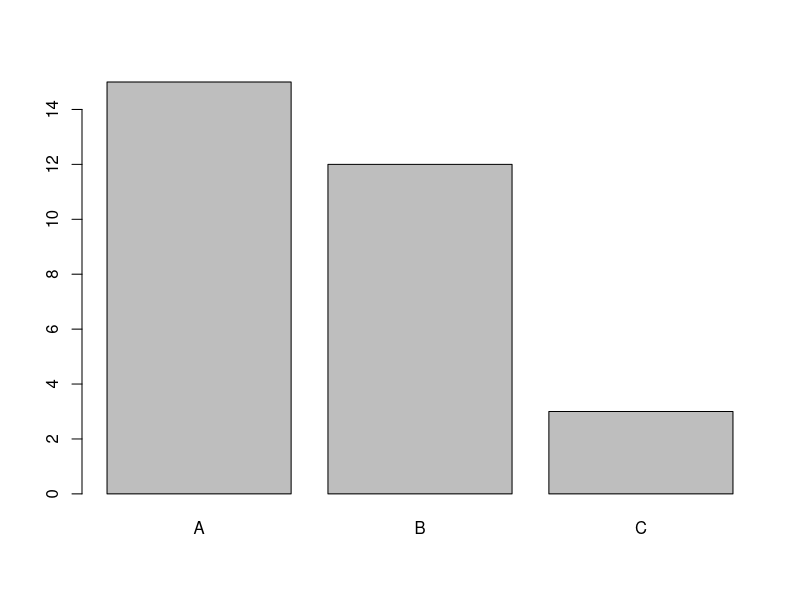
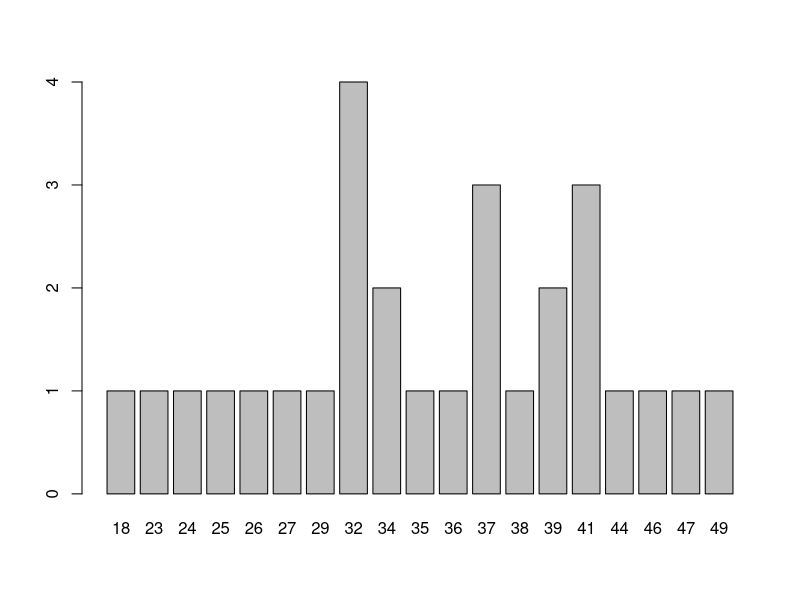
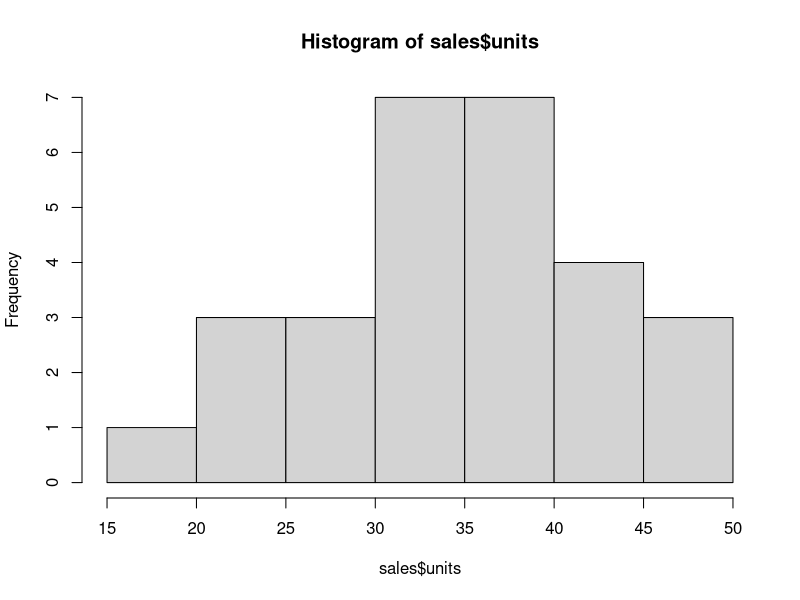
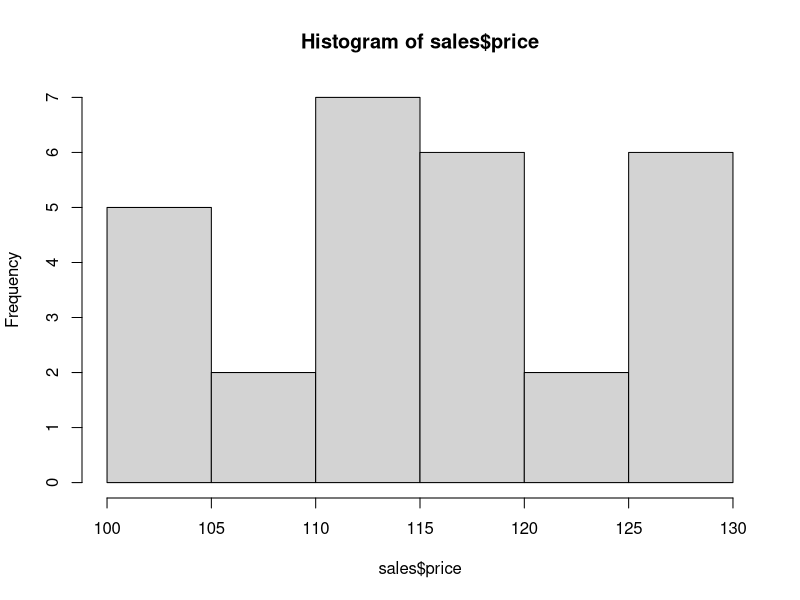
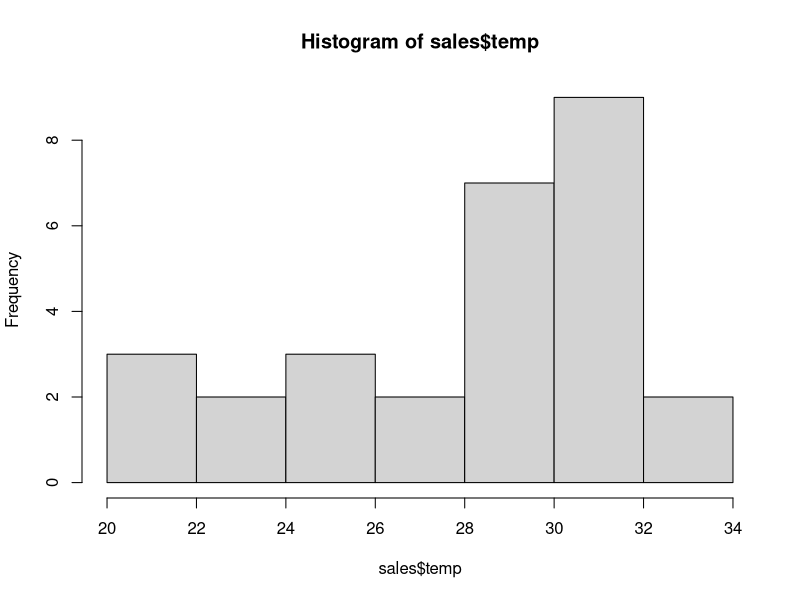

Here is the R script that generated these plots, in order: (Note: this script raises an error after producing the figures.)
### １つの変数の特徴を記述する ###

# ブランド選択データbrand.txtをbrandとして読み込む
brand <- read.table("R_train/brand.txt", header=T)
# 度数分布表
table(brand$buy)
# 購買ブランドのヒストグラム（棒グラフ）
barplot(table(brand$buy))

# 売上データsales.txtをsalesとして読み込む
sales <- read.table("sales.txt", header=T)
# 売上数量の度数分布表
table(sales$units)
# 売上数量のヒストグラム
barplot(table(sales$units))
hist(sales$units)
# 売上数量をunitsに代入
units <- sales$units
# 売上数量の合計値
sum(units)
# 売上数量の観測数
length(units)
# 売上数量の平均値
sum(units) / length(units)
mean(units)

## 演習 ##
# (1)
sum(sales$price)
mean(sales$price)
# (2)
sum(sales$temp)
mean(sales$temp)
# (3)
length(sales$feat)
# (4)
mean(sales$feat)
# (5)
mean(sales$disp)

# 売上数量の中央値
median(units)

## 演習 ##
# (1)
hist(sales$price)
hist(sales$temp)
# (2)
c(mean(sales$price), median(sales$price))
c(mean(sales$temp), median(sales$temp))

# レンジ
max(sales$units)
min(sales$units)
max(sales$units) - min(sales$units)
range(sales$units)

# 平均偏差
sum(sales$units - mean(sales$units))
sum(abs(sales$units - mean(sales$units)))
sum(abs(sales$units - mean(sales$units))) / length(sales$units)
mean(abs(sales$units - mean(sales$units)))

# 分散と標準偏差
m <- mean(sales$units)
m
s2 <- mean((sales$units - m)^2)
s2
s <- sqrt(s2)
s

# 標準化
z <- (sales$units - m) / s
mean(z)
sqrt(mean((z - mean(z))^2))

## 演習 ##
# (1)
max(sales$temp) - min(sales$temp)
range(sales$temp)
# (2)
m <- mean(sales$temp)
s2 <- mean((sales$temp - m)^2)
s2
s <- sqrt(s2)
s
# (3)
z <- (sales$temp - m) / s
mean(z)
mean((z - mean(z))^2)



### ２つの変数間の特徴を記述する ###

# 散布図
sales <- read.table("R_train/sales.txt", header=T)
plot(sales$price, sales$units)
plot(sales$temp, sales$units)
# Assuming 'sales' is your data frame with columns 'price' and 'quantity'



# 価格と売上数量の偏差の積
(sales$price - mean(sales$price)) * (sales$units - mean(sales$units))
# 価格と売上数量の共分散
mean((sales$price - mean(sales$price)) * (sales$units - mean(sales$units)))

## 演習 ##
mean((sales$temp - mean(sales$temp)) * (sales$units - mean(sales$units)))

# 価格と売上数量の共分散を「s.xy」に代入
s.xy <- mean((sales$price - mean(sales$price)) * (sales$units - mean(sales$units)))
# 価格の標準偏差を「s.x」に代入
s.x <- sqrt(mean((sales$price - mean(sales$price))^2))
# 売上数量の標準偏差を「s.y」に代入
s.y <- sqrt(mean((sales$units - mean(sales$units))^2))
# 価格と売上数量の相関係数
s.xy / (s.x * s.y)
cor(sales$price, sales$units)
# 最高気温と売上数量の相関係数
cor(sales$temp, sales$units)

## 練習問題 ##
# 顧客データsales.txtをsalesとして読み込む
customer <- read.table("customer.txt", header=T)
# 散布図
plot(customer$age, customer$freq)
# 相関係数
cor(customer$age, customer$freq)



### 単回帰分析 ###

# 年齢をage, 来店回数をfreqに代入
age <- c(22,21,29,37,27,41,43,36)
freq <- c(13,14,20,27,18,23,21,24)
# 単回帰分析
model.store <- lm(freq ~ age)
summary(model.store)
# 散布図と回帰直線
plot(age, freq)
abline(model.store, col='blue')
# 年齢が40歳の顧客の来店回数の予測値
b0 <- model.store$coefficients[[1]] #切片
b1 <- model.store$coefficients[[2]] #傾き
b0 + b1 * 40

# データフレームの作成
df <- data.frame(age, freq)
model.store <- lm(freq ~ age, data = df)
summary(model.store)

### 重回帰分析 ###

# 顧客データsales.txtをsalesとして読み込む
customer <- read.table("customer.txt", header=T)
# 来店回数freqを年齢ageとDMに回帰
model.multi <- lm(freq ~ age + DM, data=customer)
summary(model.multi)
# age = 30, DM = 1 のときの予測
b <- coef(model.multi)
sum(b * c(1, 30, 1))


